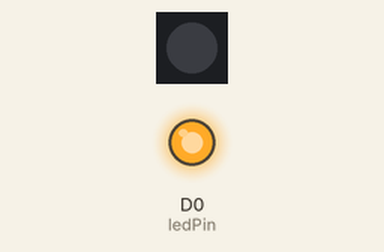
This sketch was run on a simulated Particle Photon. On the bench: 1 RGB LEDs in strip order, left to right, output pins drawn as LEDs (lit = HIGH).

Above: at 0.1 s.
At 0.25 s:
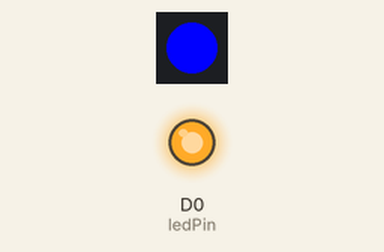
Timing chart, 0 to 3.0 s (numbered marks = the images above):
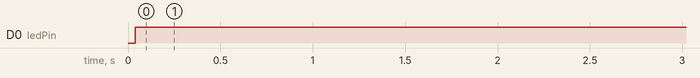

Measured:
- by itself, D0 (ledPin): LOW → HIGH at 0.04 s

The sketch:

LED.ino
```cpp
// Define a pin we'll place an LED on
int ledPin = D0;

// Our button wired to D0
int buttonPin = D1;

// Define a pin that we'll place the pot on
int potPin = A0;

// Create a variable to hold the pot reading
int potReading = 0;

String weatherIcon = "";
double temperature = 0;
double precipProbability = 0;
double precipIntensity = 0;

// Store the last time
// the webhook was called
long lastData = 0;

bool isLoading = false;


void setup()
{
  // Set up the LED for output
  pinMode(ledPin, OUTPUT);

  // For input, we define the
  // pushbutton as an input-pullup
  // this uses an internal pullup resistor
  // to manage consistent reads from the device

  pinMode( buttonPin , INPUT_PULLUP); // sets pin as input

  // Create a cloud variable of type integer
  // called 'dial' mapped to potReading

  Particle.variable("dial", &potReading, INT);

  Particle.subscribe("hook-response/forecast", handleForecastReceived, MY_DEVICES);

	// make the temperature values visible online
  Particle.variable("temp", &temperature, DOUBLE );

	getData();

}

void loop()
{
	checkForRefresh();

  if( isLoading ) {
    digitalWrite( ledPin, HIGH );
    delay( 100 );
    digitalWrite( ledPin, LOW );
  }

	displayTemperature();

}

void checkForRefresh(){

  // has it been 10 minutes since we last updated
  if( lastData == 0 or lastData + 600000 < millis() )
  {
		// get data from the webhook
    getData();
		// if we're refreshing, set the time we last called the webhook to now
    lastData = millis();
  }
}


void getData()
{
	// Publish an event to trigger the webhook
	  Particle.publish("forecast", "40.4406,-79.9959", PRIVATE);

	  isLoading = true;

}


void displayTemperature()
{
		// the temperature from 50-100F into the color range of 0-255
    int tCol = map( (int)(temperature), 50, 100 , 0 , 255 );
		// make sure its in that range
		// not bigger or smaller!
    tCol = constrain( tCol, 0, 255 );

		// tell the photon we want to control
		// the RGB color
    RGB.control( true );

		// map the color in.
		// if t is high so is Red
		// if t is low, blue is high
    RGB.color( tCol , 0, 255 - tCol );
}


void handleForecastReceived(const char *event, const char *data) {
  // Handle the integration response

  isLoading = false;


  String receivedStr =  String( data );
  int loc1 = 0;
  int loc2 = 0;
  int loc3 = 0;
  int loc4 = 0;

  loc1 = receivedStr.indexOf("~");

  weatherIcon = receivedStr.substring(0,loc1);

  loc2 = receivedStr.indexOf("~",loc1+1);
  temperature = (double) String(receivedStr.substring(loc1+1,loc2)).toFloat();

  loc3 = receivedStr.indexOf("~",loc2+1);
  precipProbability = (double) String(receivedStr.substring(loc2+1,loc3)).toFloat();

  loc4 = receivedStr.indexOf("~",loc3+1);
  precipIntensity = (double) String(receivedStr.indexOf(loc3+1)).toFloat();


}
```
